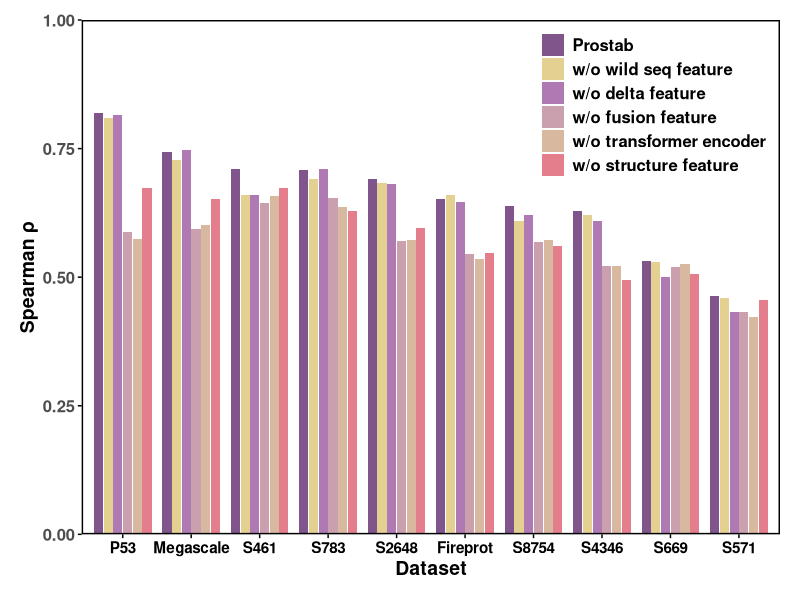

Generate this figure with R:
# Create dataframe from your updated table data
df <- data.frame(
  Dataset = rep(c("S2648", "S4346", "S461", "S571", "S669", "S783", "S8754", "Fireprot", "Megascale", "P53"), each = 6),
  Model = rep(c("Prostab", "w/o wild seq feature","w/o delta feature", "w/o fusion feature", "w/o transformer encoder","w/o structure feature"), times = 10),
  Value = c(
    # S2648
    0.6904, 0.6832, 0.682, 0.5699, 0.5725,0.5965,
    # S4346
    0.6295, 0.62,0.609, 0.5223, 0.5217,0.4952,
    # S461
    0.7102, 0.66,0.6597, 0.6437, 0.6581,0.6741,
    # S571
    0.4625, 0.46,0.4331, 0.4316, 0.4226,0.4562,
    # S669
    0.5308, 0.5293,0.4998, 0.5196, 0.5253,0.5054,
    # S783
    0.7086, 0.69,0.71025, 0.6539, 0.6363,0.6288,
    # S8754
    0.6386,0.61, 0.6206, 0.5686, 0.5721,0.5609,
    # RIE
    0.6512, 0.66,0.6465, 0.5452, 0.5352,0.5461,
    # megascale
    0.7427, 0.7286,0.7472, 0.5945, 0.6023,0.6529,
    # P53
    0.8185,0.81,0.8152, 0.5878, 0.5740,0.6731
  )
)

# Set model as a factor with specific order
df$Model <- factor(df$Model, 
                   levels = c("Prostab", "w/o wild seq feature","w/o delta feature", "w/o fusion feature", "w/o transformer encoder","w/o structure feature"))

# 计算每个数据集的Prostab模型的值，用于排序
dataset_values <- tapply(df$Value[df$Model == "Prostab"], df$Dataset[df$Model == "Prostab"], identity)
# 按照Prostab模型的值从高到低对数据集进行排序
ordered_datasets <- names(sort(dataset_values, decreasing = TRUE))

# 设置数据集的因子水平，使其按照Prostab值的降序排列
df$Dataset <- factor(df$Dataset, levels = ordered_datasets)

# Create the plot
library(ggplot2)

# Create a color palette - you can adjust these colors as needed
model_colors <- c("Prostab" = "#80558c", 
                  "w/o wild seq feature" = "#e4d192",
                  "w/o delta feature" = "#af7ab3",
                  "w/o fusion feature" = "#cba0ae", 
                  "w/o transformer encoder" = "#d8b9a0",
                  "w/o structure feature" = "#e47e8c")

p <- ggplot(df, aes(x = Dataset, y = Value, fill = Model)) + 
  geom_bar(stat = "identity", position = position_dodge(width = 0.85), width = 0.8) + 
  scale_fill_manual(values = model_colors) + 
  scale_y_continuous(expand = c(0, 0)) +
  coord_cartesian(ylim = c(0, 1)) +  # Adjusted y-axis range to fit the new data
  theme_minimal() + 
  theme(
    legend.position = c(0.99, 0.99),
    legend.justification = c(1, 1),
    panel.border = element_rect(colour = "black", fill = NA, size = 1),
    panel.grid.major = element_blank(),
    panel.grid.minor = element_blank(),
    axis.title.x = element_text(face = "bold", size = 14),
    axis.title.y = element_text(face = "bold", size = 14),
    axis.ticks.y = element_line(color = "black"),
    axis.ticks.x = element_line(color = "black"),
    legend.text = element_text(size = 12, face = "bold"),
    legend.title = element_blank(),
    axis.text.x = element_text(face = "bold", size = 11, hjust = 0.5,color = 'black'),
    axis.text.y = element_text(face = "bold", size = 12),
    plot.margin = unit(c(1, 1, 1, 1), "lines")
  ) + 
  labs(x = "Dataset", y = "Spearman ρ")

# Display the plot
print(p)
